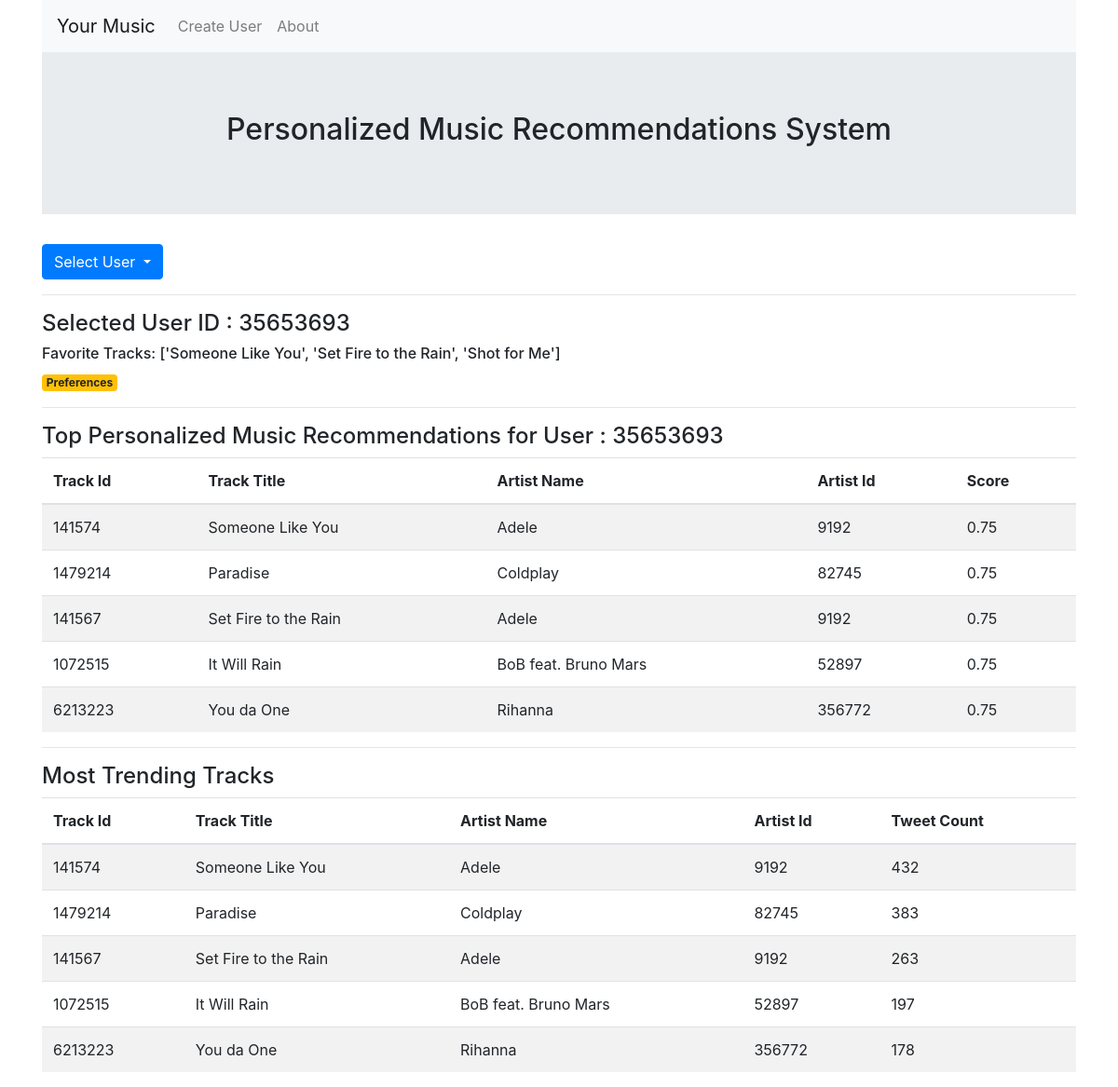
The page / on the database its author committed.
### tables this page shows
CREATE TABLE USER(
    user_Id INTEGER PRIMARY KEY,
    preferences TEXT
);

CREATE TABLE TRACK(
    track_Id INTEGER PRIMARY KEY,
    track_title TEXT,
    artist_id INTEGER,
    tweet_count INTEGER
);

CREATE TABLE ARTIST(
    artist_id INTEGER PRIMARY KEY,
    artist_name TEXT
);

### app.py (the view)
@app.route('/', methods=('GET', 'POST'))
@app.route('/<int:session_user_id>', methods=('GET', 'POST'))
def index(session_user_id=DEFAULT_SESSION_USER_ID):
    if request.method == 'POST':
        session_user_id = request.form['session_user_id']
    if not session_user_id:
        session_user_id = DEFAULT_SESSION_USER_ID
    session_user = db.get_user(session_user_id)
    prefStr = session_user['preferences']
    prefDict = {}
    if prefStr:
        prefDict = json.loads(prefStr)
    users = db.get_all_users()
    top_tracks = db.get_top_tracks()
    return render_template('index.html', session_user=session_user, preferences=prefDict, top_tracks=top_tracks,
                           users=users)

### db_cmds.py (called while the page is built)
def get_db_connection():
    conn = sqlite3.connect('sqlite/database.db')
    conn.row_factory = sqlite3.Row
    return conn

def get_top_tracks():
    top_tracks_query = """SELECT tr.track_Id, tr.track_title,
    tr.tweet_count, tr.artist_id, art.artist_name
    FROM track tr, Artist art
    WHERE tr.artist_id = art.artist_id
    ORDER BY tr.tweet_count DESC LIMIT 5"""
    conn = get_db_connection()
    top_tracks = conn.execute(top_tracks_query).fetchall()
    conn.close()
    return top_tracks

def get_all_users():
    conn = get_db_connection()
    users = conn.execute('SELECT * FROM USER').fetchall()
    conn.close()
    return users

def get_user(user_id):
    conn = get_db_connection()
    user = conn.execute('SELECT * FROM USER WHERE user_id = ?', (user_id,)).fetchone()
    conn.close()
    return user

### templates/index.html (shortened to what this page needs)
{% extends 'base.html' %}
{% block content %}
    <div class="jumbotron jumbotron-fluid text-center">
        <h2>Personalized Music Recommendations System </h2>
    </div>
    <form class="form-horizontal" method="POST" action="{{url_for('index')}}" role="form">
    <div class="dropdown">
        <button class="btn btn-primary dropdown-toggle" type="button" data-toggle="dropdown">Select User
        </button>
    </div>
    </form>
    <hr>
    <h4>Selected User ID : {{ session_user['user_id'] }}</h4>
    {% if preferences['tracks'] %}
    <h6>Favorite Tracks: {{ preferences['tracks'] }} </h6>
    {% endif %}
    <a href="{{ url_for('editUser', user_id=session_user['user_id']) }}">
        <span class="badge badge-warning">Preferences</span>
    </a>
    <hr>
    <h4>Top Personalized Music Recommendations for User : {{ session_user['user_id'] }}</h4>
    <table class="table table-striped">
        <thead>
            <tr>
                <th>Track Id</th>
                <th>Track Title</th>
                <th>Artist Name</th>
                <th>Artist Id</th>
                <th>Score</th>
            </tr>
        </thead>
        <tbody>
        {% for track in top_tracks %}
            <tr>
                <td>{{ track['track_Id'] }}</td>
                <td>{{ track['track_title'] }}</td>
                <td>{{track['artist_name'] }}</td>
                <td>{{ track['artist_id'] }}</td>
                <td>0.75</td>
            </tr>
        {% endfor %}
        </tbody>
    </table>
    <hr>
    <h4>Most Trending Tracks </h4>
    <table class="table table-striped">
        <thead>
            <tr>
                <th>Track Id</th>
                <th>Track Title</th>
                <th>Artist Name</th>
                <th>Artist Id</th>
                <th>Tweet Count</th>
            </tr>
        </thead>
        <tbody>
        {% for track in top_tracks %}
            <tr>
                <td>{{ track['track_Id'] }}</td>
                <td>{{ track['track_title'] }}</td>
                <td>{{track['artist_name'] }}</td>
                <td>{{ track['artist_id'] }}</td>
                <td>{{ track['tweet_count'] }}</td>
            </tr>
        {% endfor %}
        </tbody>
    </table>
{% endblock %}

### templates/base.html (shortened to what this page needs)
<!doctype html>
<html lang="en">
  <head>
    <link rel="stylesheet" href="https://stackpath.bootstrapcdn.com/bootstrap/4.3.1/css/bootstrap.min.css">
  </head>
  <body>
  <div class="container">
    <nav class="navbar navbar-expand-md navbar-light bg-light">
        <a class="navbar-brand" href="{{ url_for('index')}}">Your Music</a>
        <div class="collapse navbar-collapse" id="navbarNav">
            <ul class="navbar-nav">
            <li class="nav-item" active>
                <a class="nav-link" href="{{url_for('createUser')}}">Create User</a>
            </li>
            <li class="nav-item ">
                <a class="nav-link" href="{{url_for('about')}}">About</a>
            </li>
            </ul>
        </div>
    </nav>
  </div>
  <div class="container">
      {% block content %} {% endblock %}
  </div>
  </body>
</html>

### rows shown on the page
USER: user_id "35653693"
TRACK: track_Id "141574", track_title "Someone Like You", artist_name "Adele", artist_id "9192", tweet_count "432"
TRACK: track_Id "1479214", track_title "Paradise", artist_name "Coldplay", artist_id "82745", tweet_count "383"
TRACK: track_Id "141567", track_title "Set Fire to the Rain", artist_name "Adele", artist_id "9192", tweet_count "263"
TRACK: track_Id "1072515", track_title "It Will Rain", artist_name "BoB feat. Bruno Mars", artist_id "52897", tweet_count "197"
TRACK: track_Id "6213223", track_title "You da One", artist_name "Rihanna", artist_id "356772", tweet_count "178"

### other values the page prints
{{ preferences['tracks'] }} "['Someone Like You', 'Set Fire to the Rain', 'Shot for Me']"
